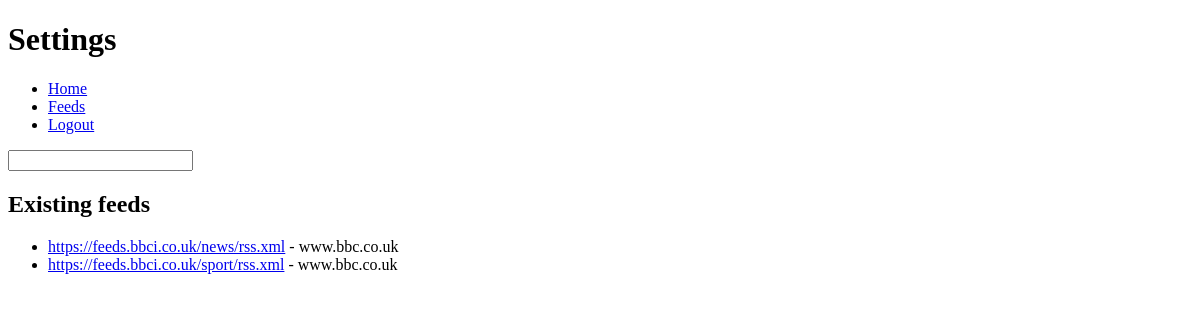
The page /feeds (signed in) on the database as committed earlier.
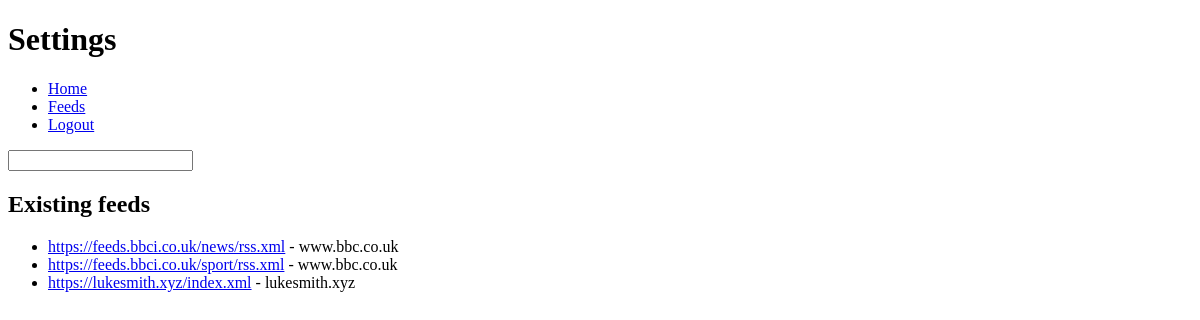
The same page on the database as committed later.
### app/models.py (models this page shows, shortened)
class Feed(db.Model):
    id: so.Mapped[int] = so.mapped_column(primary_key=True)
    url: so.Mapped[str] = so.mapped_column(sa.String(2048), unique=True)
    author: so.Mapped[str] = so.mapped_column(sa.String(64))
    website: so.Mapped[str] = so.mapped_column(sa.String(64))
    description: so.Mapped[str] = so.mapped_column(sa.Text)
    timestamp: so.Mapped[datetime] = so.mapped_column(
        index = True, default = lambda: datetime.now(timezone.utc))
    subscribers: so.WriteOnlyMapped['User'] = so.relationship(secondary=user_feeds, back_populates='feeds')
    articles: so.WriteOnlyMapped['Article'] = so.relationship(
        back_populates = 'feed', cascade = 'all, delete-orphan')

### app/routes.py (the view)
@app.route('/feeds')
@login_required
def feeds():
    user_feeds = get_user_feeds(current_user.id)
    return render_template('feeds.html', title='Settings', user_feeds=user_feeds)

### app/database_operations.py (called while the page is built)
def get_user_feeds(user: int) -> list:
    feeds_query = current_user.feeds.select()
    user_feeds = db.session.scalars(feeds_query).all()
    return user_feeds

### app/models.py (called while the page is built)
@login.user_loader
def load_user(id):
    return db.session.get(User, int(id))

### app/templates/feeds.html (shortened to what this page needs)
{% extends 'base.html' %}
{% block content %}
<form action="/submit" method="post">
  <input type="url" name="url" />
</form>
<h2>Existing feeds</h2>
{% if user_feeds %}
<ul class="feeds" id="feeds">
{% for feed in user_feeds %}
<li>
  <form action="/delete-feed" method="POST">
    <a href="{{ feed.url }}">{{ feed.url }}</a> - {{ feed.author }}
  </form>
</li>
{% endfor %}
</ul>
{% else %}
<p>No feeds, you might want to add some</p>
{% endif %}
{% endblock %}

Rows that differ between the two databases and show on the page:
added Feed: url "https://lukesmith.xyz/index.xml", author "lukesmith.xyz"
